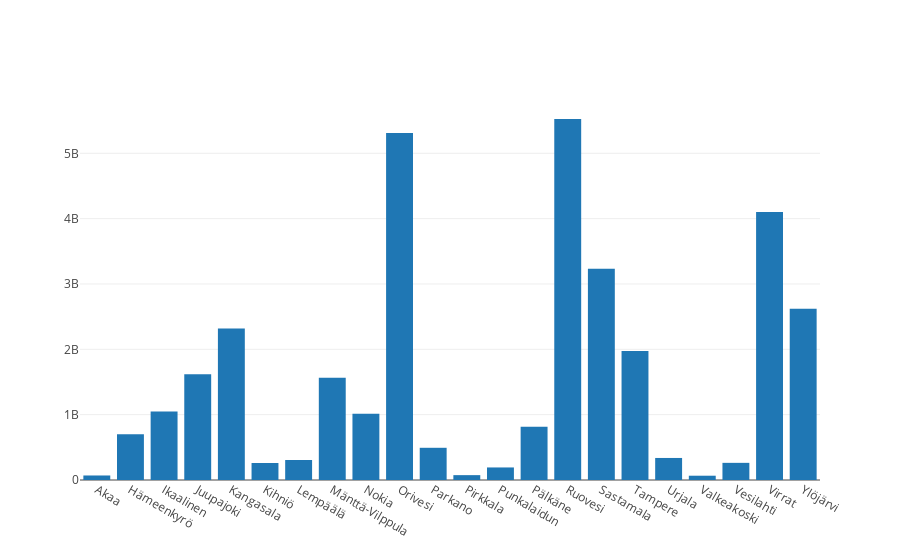

The code cell stored with this chart in its notebook:
### Code cell
import plotly.graph_objs as go

data = [go.Bar(
            x=df,
            y=sums
    )]

py.iplot(data, filename='basic-bar')

### Figure 1 — Plotly figure (JSON) as saved in the notebook; plotly's stock layout.template omitted (floating-point values rounded to 4 significant figures)
{"data": [{"type": "bar", "uid": "f6650ca4-62bf-4821-9634-206045b45634", "x": ["Akaa", "Hämeenkyrö", "Ikaalinen", "Juupajoki", "Kangasala", "Kihniö", "Lempäälä", "Mänttä-Vilppula", "Nokia", "Orivesi", "Parkano", "Pirkkala", "Punkalaidun", "Pälkäne", "Ruovesi", "Sastamala", "Tampere", "Urjala", "Valkeakoski", "Vesilahti", "Virrat", "Ylöjärvi"], "y": [69227693, 701308598, 1049382886, 1618364146, 2317413988, 259874126, 305990372, 1565499501, 1014714643, 5310210444, 492964426, 74342556, 192040298, 814917721, 5524973127, 3234501392, 1974972541, 337353252, 65689947, 262423348, 4102119877, 2622641440]}], "layout": {}}
